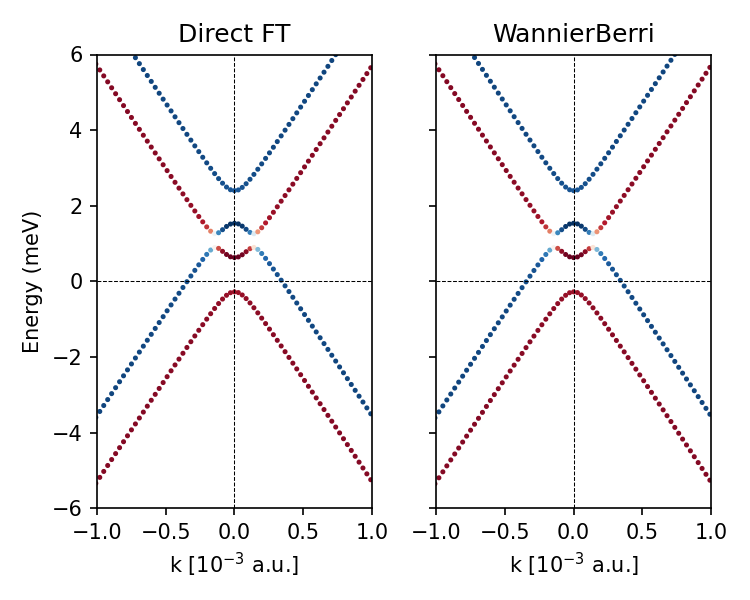

Write Python code to recreate this figure.
"""Check to_wannierberri: band structure + spin via WannierBerri internals."""

import numpy as np
import sys
import wannierberri
from wannierberri.calculators.tabulate import Energy, Spin, TabulatorAll
from wannierberri.grid import Path
from ase.units import Hartree, Bohr
from qe_defect_sternheimer.model.supercell import (
    build_supercell_hamiltonian,
    to_wannierberri,
)
from qe_defect_sternheimer import DefectSystem, PristineSystem

# ── Load data ──────────────────────────────────────────────────────
data = np.load("elements.npz")
V = data["V_direct"] + data["V_correction"]
E_dis = data["E_dis"]
u_mat = data["u_mat"]

pristine = PristineSystem(outdir="data", prefix="pristine", store_wavefunctions=True)
defect = DefectSystem(outdir="data", prefix="defect")
defect._load_band_structure()

M_mat = np.diag([4, 4, 1])
H_sc, R_sc_arr, subcells = build_supercell_hamiltonian(
    V_kk=V,
    E_dis=E_dis,
    u_mat=u_mat,
    grid_shape=(24, 24, 1),
    M=M_mat,
    nspin=2,
    fermi=defect.fermi,
)

# ── Build WannierBerri system (primitive cell in Bohr) ─────────────
cell_sc_ang = np.array(defect.atoms.cell)
cell_prim = np.linalg.inv(M_mat.astype(float)) @ cell_sc_ang
wannier_centres = pristine.atoms.get_scaled_positions() @ cell_prim

system = to_wannierberri(
    H_sc,
    R_sc_arr,
    subcells,
    cell=cell_prim,
    M=M_mat,
    nspin=2,
    periodic=(True, True, False),
    wannier_centres=wannier_centres,
)

# ── K-path (supercell fractional coords) ───────────────────────────
K = np.array([-1 / 3, 1 / 3, 0])
M_pt = np.array([-0.5, 0, 0])
G_near_K = 0.004 * np.array([0, 0, 0]) + 0.996 * K
M_near_K = 0.008 * M_pt + 0.992 * K

wb_path = Path(
    k_list=np.array(
        defect.atoms.cell.bandpath(
            "MKG",
            npoints=120,
            special_points={"G": G_near_K, "M": M_near_K, "K": K},
        ).kpts
    ),
    labels={0: "M'", 59: "K", 119: "G'"},
    system=system,
)

# ── Run WannierBerri calculators ───────────────────────────────────
calculators = {
    "tabulate": TabulatorAll(
        tabulators={
            "Energy": Energy(degen_thresh=0, degen_Kramers=False),
            "Spin": Spin(degen_thresh=0, degen_Kramers=False),
        },
        mode="path",
    )
}

result = wannierberri.run(
    system=system,
    grid=wb_path,
    calculators=calculators,
    parallel=False,
)

tab_result = result.results["tabulate"]
E_wb = tab_result.results["Energy"].data * Hartree  # [nk, nbands]
S_wb = tab_result.results["Spin"].data  # [nk, nbands, 3]
Sz_wb = S_wb[:, :, 2].real  # z-component

# ── Direct FT reference ───────────────────────────────────────────
cell = defect.atoms.cell
path = cell.bandpath(
    "MKG",
    npoints=120,
    special_points={"G": G_near_K, "M": M_near_K, "K": K},
)
phase = np.exp(2j * np.pi * path.kpts @ R_sc_arr.T)
H_k = np.einsum("kR,Rab->kab", phase, H_sc, optimize=True)

norb_sc = H_sc.shape[1]
nsc = len(subcells)
nwann = norb_sc // (nsc * 2)
sz_flat = np.zeros((norb_sc, norb_sc), dtype=complex)
sigma_z = np.array([[1, 0], [0, -1]])
block = np.kron(sigma_z, np.eye(nwann))
for s in range(nsc):
    sl = slice(s * 2 * nwann, (s + 1) * 2 * nwann)
    sz_flat[sl, sl] = block

E_ref = np.zeros((120, norb_sc))
Sz_ref = np.zeros((120, norb_sc))
for k in range(120):
    evals, evecs = np.linalg.eigh(H_k[k])
    E_ref[k] = evals * Hartree
    Sz_ref[k] = np.einsum("an,ab,bn->n", evecs.conj(), sz_flat, evecs).real

print(f"max |E_ref - E_wb| = {np.max(np.abs(E_ref - E_wb)):.3e} eV")
print(f"max |Sz_ref - Sz_wb| = {np.max(np.abs(Sz_ref - Sz_wb)):.3e}")

# ── Plot ───────────────────────────────────────────────────────────
import matplotlib.pyplot as plt

x, x_ticks, _ = path.get_linear_kpoint_axis()
x_K = x_ticks[1]
x_shifted = 1e3 * (x - x_K)

fig, axes = plt.subplots(1, 2, figsize=(5, 4), sharey=True)

for ax, E, Sz, title in [
    (axes[0], E_ref, Sz_ref, "Direct FT"),
    (axes[1], E_wb, Sz_wb, "WannierBerri"),
]:
    for i in range(norb_sc):
        ax.scatter(
            x_shifted, 1e3 * E[:, i], s=2, c=Sz[:, i], cmap="RdBu", vmin=-1, vmax=1
        )
    ax.set_title(title)
    ax.set_ylim(-6, 6)
    ax.set_xlim(-1, 1)
    ax.axhline(0, c="k", ls="--", lw=0.5)
    ax.axvline(0, c="k", ls="--", lw=0.5)

axes[0].set_ylabel("Energy (meV)")
for ax in axes:
    ax.set_xlabel(r"k [$10^{-3}$ a.u.]")

fig.tight_layout()
fig.savefig("check_wannierberri.png", dpi=150)
print("Plot saved to check_wannierberri.png")
